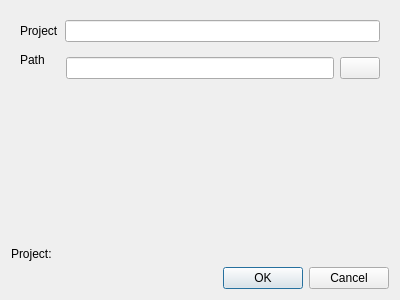
<?xml version="1.0" encoding="UTF-8"?>
<ui version="4.0">
 <class>NewProjectDialog</class>
 <widget class="QDialog" name="NewProjectDialog">
  <property name="geometry">
   <rect>
    <x>0</x>
    <y>0</y>
    <width>400</width>
    <height>300</height>
   </rect>
  </property>
  <property name="windowTitle">
   <string>New Project</string>
  </property>
  <layout class="QVBoxLayout" name="verticalLayout">
   <item>
    <widget class="QWidget" name="widget" native="true">
     <property name="sizePolicy">
      <sizepolicy hsizetype="Preferred" vsizetype="Maximum">
       <horstretch>0</horstretch>
       <verstretch>0</verstretch>
      </sizepolicy>
     </property>
     <layout class="QFormLayout" name="formLayout">
      <item row="0" column="0">
       <widget class="QLabel" name="label">
        <property name="text">
         <string>Project</string>
        </property>
       </widget>
      </item>
      <item row="0" column="1">
       <widget class="QLineEdit" name="projectNameInput"/>
      </item>
      <item row="1" column="0">
       <widget class="QLabel" name="label_2">
        <property name="text">
         <string>Path</string>
        </property>
       </widget>
      </item>
      <item row="1" column="1">
       <widget class="QWidget" name="widget_2" native="true">
        <layout class="QHBoxLayout" name="horizontalLayout">
         <property name="leftMargin">
          <number>1</number>
         </property>
         <property name="topMargin">
          <number>9</number>
         </property>
         <property name="rightMargin">
          <number>0</number>
         </property>
         <item>
          <widget class="QLineEdit" name="projectDirLabel">
           <property name="readOnly">
            <bool>true</bool>
           </property>
          </widget>
         </item>
         <item>
          <widget class="QPushButton" name="browseButton">
           <property name="text">
            <string/>
           </property>
          </widget>
         </item>
        </layout>
       </widget>
      </item>
     </layout>
    </widget>
   </item>
   <item>
    <spacer name="verticalSpacer">
     <property name="orientation">
      <enum>Qt::Vertical</enum>
     </property>
     <property name="sizeHint" stdset="0">
      <size>
       <width>20</width>
       <height>40</height>
      </size>
     </property>
    </spacer>
   </item>
   <item>
    <widget class="QLabel" name="finalProjectName">
     <property name="text">
      <string>Project:</string>
     </property>
    </widget>
   </item>
   <item>
    <widget class="QDialogButtonBox" name="buttonBox">
     <property name="orientation">
      <enum>Qt::Horizontal</enum>
     </property>
     <property name="standardButtons">
      <set>QDialogButtonBox::Cancel|QDialogButtonBox::Ok</set>
     </property>
    </widget>
   </item>
  </layout>
 </widget>
 <resources/>
 <connections>
  <connection>
   <sender>buttonBox</sender>
   <signal>accepted()</signal>
   <receiver>NewProjectDialog</receiver>
   <slot>accept()</slot>
   <hints>
    <hint type="sourcelabel">
     <x>248</x>
     <y>254</y>
    </hint>
    <hint type="destinationlabel">
     <x>157</x>
     <y>274</y>
    </hint>
   </hints>
  </connection>
  <connection>
   <sender>buttonBox</sender>
   <signal>rejected()</signal>
   <receiver>NewProjectDialog</receiver>
   <slot>reject()</slot>
   <hints>
    <hint type="sourcelabel">
     <x>316</x>
     <y>260</y>
    </hint>
    <hint type="destinationlabel">
     <x>286</x>
     <y>274</y>
    </hint>
   </hints>
  </connection>
 </connections>
</ui>
